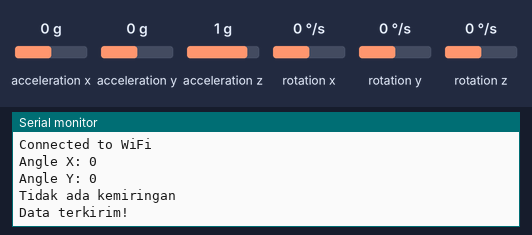
Bench run of a sketch on a simulated ESP32. On the bench: the last lines printed to the serial monitor. The inputs (shaded band) are chosen by the test bench; at power-on: acceleration x 0 g, acceleration y 0 g, acceleration z 1 g, rotation x 0 °/s, rotation y 0 °/s, rotation z 0 °/s. WiFi joins after 1.5 s; servers stay silent unless stated; uploads are accepted with an empty reply.

Above: at 6.2 s.
6.3 s: acceleration x set to -1.4 g
At 10.36 s:
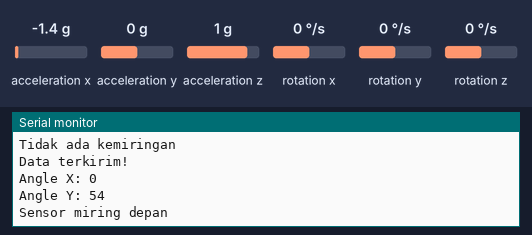
16.8 s: acceleration y set to -1.4 g
At 20.77 s:
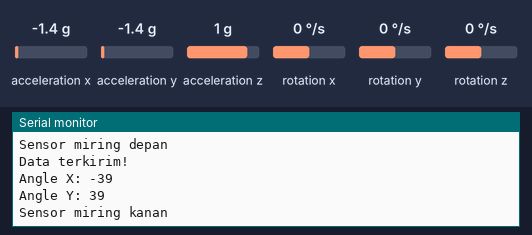
27.3 s: acceleration y set to 0.8 g
At 31.17 s:
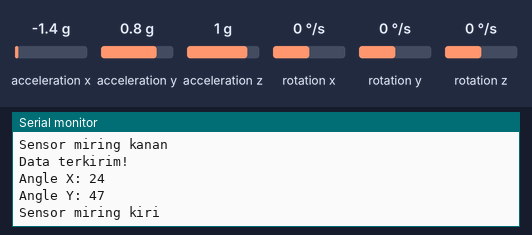
37.7 s: acceleration z set to -1.4 g
At 42.7 s:
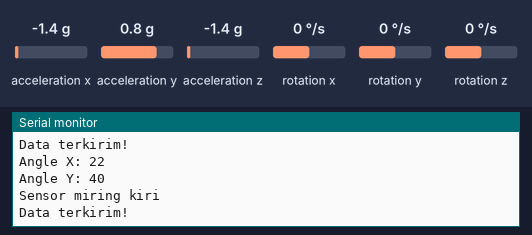
Timing chart, 0 to 44.2 s (numbered marks = the images above; inputs shaded):
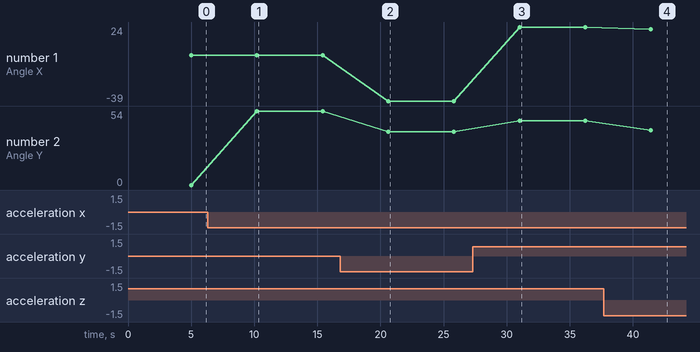

The sketch:

praktikumPirdas4.ino
```cpp
// #define LIGHT_SENSOR_PIN 14
// #define THRESHOLD_DARK 50
// #define THRESHOLD_DIM 500
// #define THRESHOLD_BRIGHT 2000

// #include <MPU6050_tockn.h>
// #include <Wire.h>

// MPU6050 mpu6050(Wire);

// void setup() {
//   Serial.begin(9600);
//   Wire.begin();
//   mpu6050.begin();
//   mpu6050.calcGyroOffsets();
// }

// void loop() {
//   int lightIntensity = analogRead(LIGHT_SENSOR_PIN);

//   Serial.print("Light Intensity: ");
//   Serial.println(lightIntensity);

//   if (lightIntensity >= 0 && lightIntensity < THRESHOLD_DARK) {
//     Serial.println("Keadaan gelap");
//   } else if (lightIntensity >= THRESHOLD_DARK && lightIntensity < THRESHOLD_DIM) {
//     Serial.println("Keadaan redup");
//   } else if (lightIntensity >= THRESHOLD_DIM && lightIntensity < THRESHOLD_BRIGHT) {
//     Serial.println("Cahaya terang");
//   } else {
//     Serial.println("Sangat terang");
//   }

//   mpu6050.update();

//   Serial.print("Angle X: ");
//   Serial.println(mpu6050.getAngleX());
//   Serial.print("Angle Y: ");
//   Serial.println(mpu6050.getAngleY());

//   if (mpu6050.getAngleX() > 10) {
//     Serial.println("Sensor miring kiri");
//   } else if (mpu6050.getAngleX() < -10) {
//     Serial.println("Sensor miring kanan");
//   } else if (mpu6050.getAngleY() > 10) {
//     Serial.println("Sensor miring depan");
//   } else if (mpu6050.getAngleY() < -10) {
//     Serial.println("Sensor miring belakang");
//   }

//   delay(1000);
// }

#include <Arduino.h>
#include <WiFi.h>
#include <Wire.h>
#include <HTTPClient.h>
#include <MPU6050_tockn.h>

MPU6050 mpu6050(Wire);

const char* ssid = "Ulumganteng";
const char* password = "arul12345";
const char* serverName = "http://192.168.156.11/pirdas4/sensor.php";

void setup() {
  Serial.begin(9600);

  WiFi.begin(ssid, password);
  while (WiFi.status() != WL_CONNECTED) {
    delay(1000);
    Serial.println("Connecting to WiFI...");
  }

  Serial.println("Connected to WiFi");

  Wire.begin();
  mpu6050.begin();
  mpu6050.calcGyroOffsets();
}

void loop() {
  mpu6050.update();

  int angka_sumbuX = mpu6050.getAngleX();
  int angka_sumbuY = mpu6050.getAngleY();

  Serial.print("Angle X: ");
  Serial.println(angka_sumbuX);
  Serial.print("Angle Y: ");
  Serial.println(angka_sumbuY);

  String kemiringan;

  if (angka_sumbuX > 10) {
    kemiringan = "kiri";
    Serial.println("Sensor miring kiri");
  } else if (angka_sumbuX < -10) {
    kemiringan = "kanan";
    Serial.println("Sensor miring kanan");
  } else if (angka_sumbuY > 10) {
    kemiringan = "depan";
    Serial.println("Sensor miring depan");
  } else if (angka_sumbuY < -10) {
    kemiringan = "belakang";
    Serial.println("Sensor miring belakang");
  } else {
    kemiringan = "tidak miring";
    Serial.println("Tidak ada kemiringan");
  }

  String url = serverName ;
  url += "?angka_sumbuX=";
  url += String(angka_sumbuX);
  url += "&angka_sumbuY=";
  url += String(angka_sumbuY);
  url += "&kemiringan=";
  url += String(kemiringan);

  HTTPClient http;
  http.begin(url);
  int httpResponseCode = http.GET();

  if (httpResponseCode == 200) {
    Serial.println("Data terkirim!");
  } else {
    Serial.print("Error code: ");
    Serial.println(httpResponseCode);
  }
  http.end();

  delay(5000);
}
```

Measured:
- after the input at 6.3 s, the serial monitor: prints a new line after 3.9 s (image 1)
- after the input at 16.8 s, the serial monitor: prints a new line after 3.8 s (image 2)
- after the input at 27.3 s, the serial monitor: prints a new line after 3.7 s (image 3)
- after the input at 37.7 s, the serial monitor: prints a new line after 3.7 s (image 4)
- plotted number 1: 0 → -39 after the input at 16.8 s, -39 → 24 after the input at 27.3 s, 24 → 22 after the input at 37.7 s
- plotted number 2: 0 → 54 after the input at 6.3 s, 54 → 39 after the input at 16.8 s, 39 → 47 after the input at 27.3 s, 47 → 40 after the input at 37.7 s
